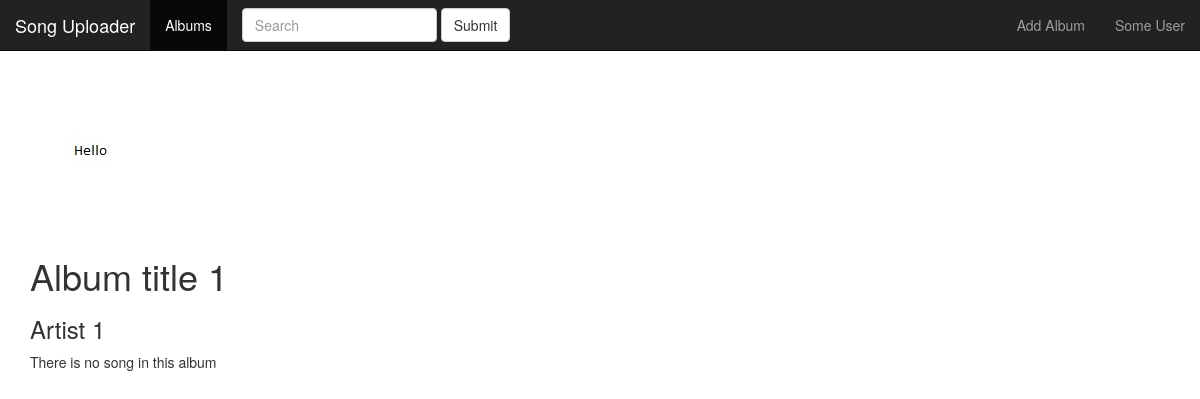
/music/2/, run on the app's committed database.
### music/models.py (models this page shows, shortened)
class Album(models.Model):
    artist = models.CharField(max_length=250)
    album_title = models.CharField(max_length=500)
    genre = models.CharField(max_length=250)
    album_logo = models.FileField()

### music/views.py (the view)
# urls.py: url(r'^(?P<pk>[0-9]+)/$', views.DetailView.as_view(), name="detail"),
class DetailView(generic.DetailView):
    model = Album
    template_name = 'music/detail.html'

### music/templates/music/detail.html (shortened to what this page needs)
{% extends "music/layout.html" %}
{% block content %}
    <img src="{{ album.album_logo.url }}" alt="Hello">
    <h1>{{ album.album_title }}</h1>
    <h3> {{ album.artist }} </h3>
    {% if album.song_set.all  %}
        {% for song in album.song_set.all %}
            <label for="song_{{ forloop.counter }}">
                {{ song.song_title }}
                {% if song.is_favourite %}
                    <strong>*</strong>
                {% endif %}
            </label><br>
        {% endfor %}
    {% else %}
        There is no song in this album
    {% endif %}
{% endblock %}

### music/static/css/style.css (style rules this page uses)
body { margin-top: 70px; }

### data on the page
Album: album_logo (picture), album_title "Album title 1", artist "Artist 1"
